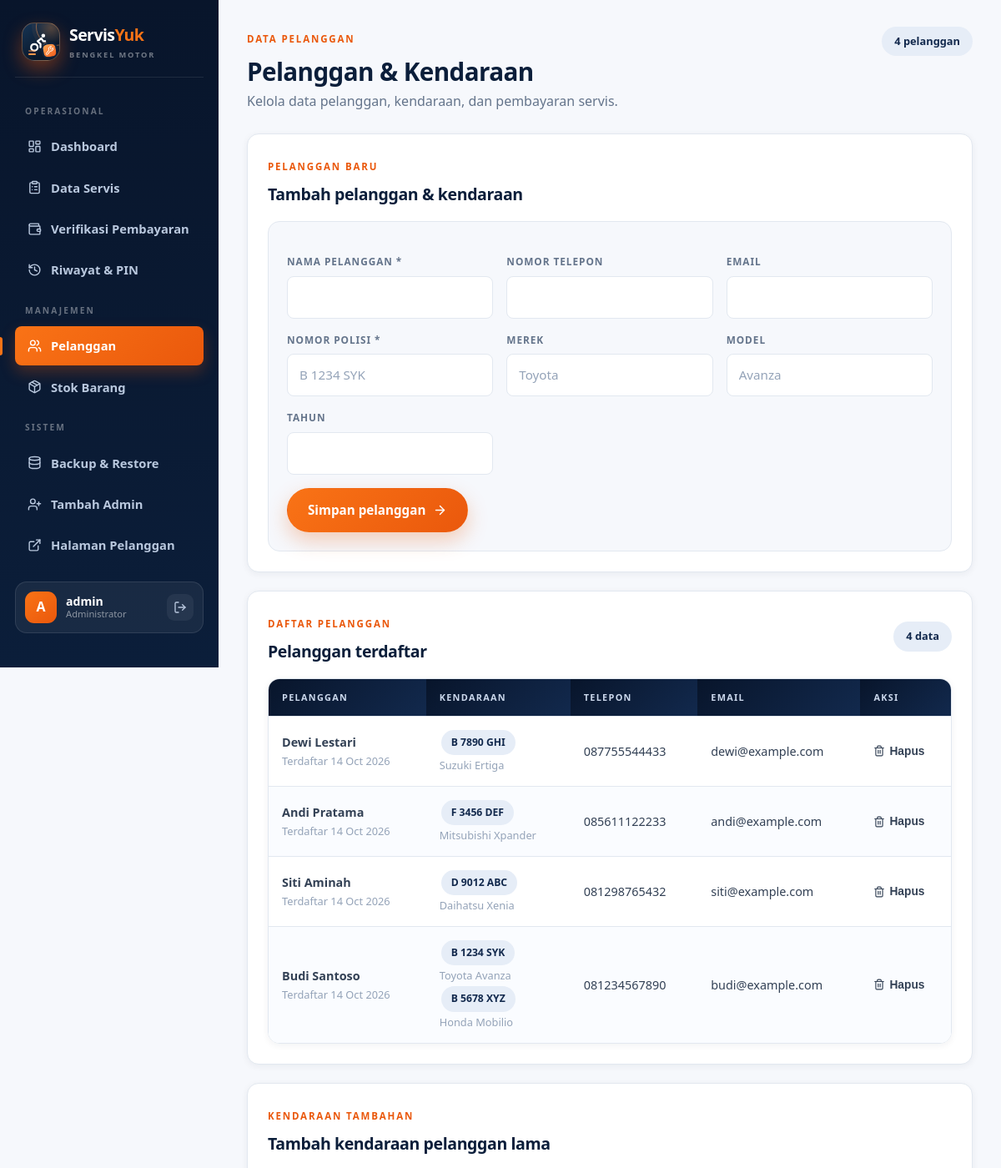
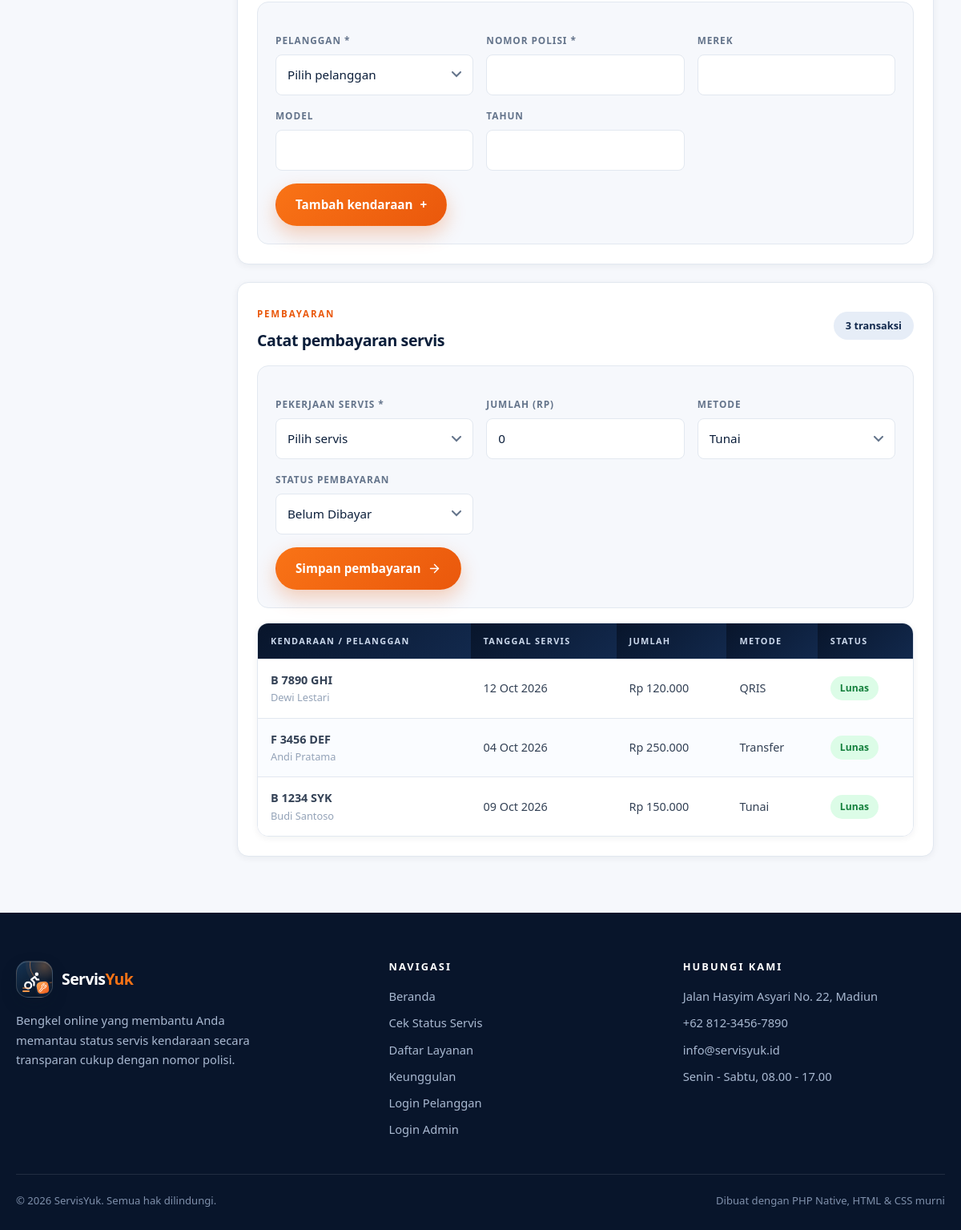
/backend/admin/pelanggan.php (signed in), run on the app's committed database (2 pictures, top to bottom).
### tables this page shows
CREATE TABLE IF NOT EXISTS customers (
 id INT UNSIGNED AUTO_INCREMENT PRIMARY KEY,
 name VARCHAR(120) NOT NULL,
 phone VARCHAR(30) DEFAULT NULL,
 email VARCHAR(120) DEFAULT NULL,
 created_at TIMESTAMP DEFAULT CURRENT_TIMESTAMP
);

CREATE TABLE IF NOT EXISTS vehicles (
 id INT UNSIGNED AUTO_INCREMENT PRIMARY KEY,
 customer_id INT UNSIGNED NOT NULL,
 plate_number VARCHAR(20) NOT NULL,
 brand VARCHAR(80) DEFAULT NULL,
 model VARCHAR(80) DEFAULT NULL,
 year SMALLINT UNSIGNED DEFAULT NULL,
 created_at TIMESTAMP DEFAULT CURRENT_TIMESTAMP,
 UNIQUE KEY unique_plate_number (plate_number),
 CONSTRAINT fk_vehicles_customer FOREIGN KEY (customer_id) REFERENCES customers(id) ON DELETE CASCADE
);

CREATE TABLE IF NOT EXISTS payments (
 id INT UNSIGNED AUTO_INCREMENT PRIMARY KEY,
 service_record_id INT UNSIGNED NOT NULL,
 amount DECIMAL(12,2) NOT NULL DEFAULT 0,
 method ENUM('Tunai','Transfer','Kartu','QRIS') NOT NULL DEFAULT 'Tunai',
 status ENUM('Belum Dibayar','Menunggu Verifikasi','Lunas','Ditolak') NOT NULL DEFAULT 'Belum Dibayar',
 paid_at DATETIME DEFAULT NULL,
 proof_path VARCHAR(255) DEFAULT NULL,
 verified_at DATETIME DEFAULT NULL,
 verified_by INT UNSIGNED DEFAULT NULL,
 note VARCHAR(255) DEFAULT NULL,
 created_at TIMESTAMP DEFAULT CURRENT_TIMESTAMP,
 UNIQUE KEY unique_payment_service_record (service_record_id),
 CONSTRAINT fk_payments_service_record FOREIGN KEY (service_record_id) REFERENCES service_records(id) ON DELETE CASCADE
);

CREATE TABLE IF NOT EXISTS service_records (
 id INT UNSIGNED AUTO_INCREMENT PRIMARY KEY,
 vehicle_id INT UNSIGNED NOT NULL,
 service_type_id INT UNSIGNED DEFAULT NULL,
 description TEXT DEFAULT NULL,
 status ENUM('Menunggu Pemeriksaan','Sedang Diperbaiki','Menunggu Suku Cadang','Selesai','Siap Diambil','Dibatalkan') NOT NULL DEFAULT 'Menunggu Pemeriksaan',
 service_date DATE NOT NULL,
 estimated_done DATETIME DEFAULT NULL,
 cost DECIMAL(12,2) NOT NULL DEFAULT 0,
 completed_at DATETIME DEFAULT NULL,
 created_at TIMESTAMP DEFAULT CURRENT_TIMESTAMP,
 KEY idx_service_records_vehicle (vehicle_id),
 KEY idx_service_records_status (status),
 CONSTRAINT fk_service_records_vehicle FOREIGN KEY (vehicle_id) REFERENCES vehicles(id) ON DELETE CASCADE,
 CONSTRAINT fk_service_records_type FOREIGN KEY (service_type_id) REFERENCES service_types(id) ON DELETE SET NULL
);

### backend/includes/functions.php (called while the page is built, shortened)
<?php
require_once __DIR__ . '/icons.php';
function e(mixed $value): string
{
    return htmlspecialchars((string) ($value ?? ''), ENT_QUOTES | ENT_SUBSTITUTE, 'UTF-8');
}
function rupiah(float|int|string|null $amount): string
{
    return 'Rp ' . number_format((float) $amount, 0, ',', '.');
}
function status_class(string $status): string
{
    return match ($status) {
        'Selesai', 'Siap Diambil', 'Lunas' => 'status-success',
        'Menunggu Pemeriksaan', 'Menunggu Suku Cadang', 'Belum Dibayar' => 'status-pending',
        'Sedang Diperbaiki', 'Menunggu Verifikasi' => 'status-info',
        'Dibatalkan', 'Ditolak', 'Tidak Ditemukan' => 'status-muted',
        default => 'status-info',
    };
}
function payment_statuses(): array
{
    return ['Belum Dibayar', 'Menunggu Verifikasi', 'Lunas', 'Ditolak'];
}

### backend/admin/pelanggan.php (the view, shortened to what this page needs)
<?php
require_once __DIR__ . '/../includes/functions.php';
$pdo = db();
$customers = $pdo->query(
    'SELECT c.id, c.name, c.phone, c.email, c.created_at,
            COUNT(v.id) AS vehicle_count
     FROM customers c
     LEFT JOIN vehicles v ON v.customer_id = c.id
     GROUP BY c.id
     ORDER BY c.id DESC'
)->fetchAll();
$vehicles = $pdo->query(
    'SELECT v.id, v.plate_number, v.brand, v.model, v.year, v.customer_id, c.name AS customer_name
     FROM vehicles v JOIN customers c ON c.id = v.customer_id
     ORDER BY v.plate_number'
)->fetchAll();
$records = $pdo->query(
    'SELECT sr.id, sr.service_date, sr.cost, sr.status, v.plate_number, c.name AS customer_name
     FROM service_records sr
     JOIN vehicles v ON v.id = sr.vehicle_id
     JOIN customers c ON c.id = v.customer_id
     ORDER BY sr.service_date DESC, sr.id DESC'
)->fetchAll();
$payments = $pdo->query(
    'SELECT p.id, p.service_record_id, p.amount, p.method, p.status, p.paid_at,
            v.plate_number, c.name AS customer_name, sr.service_date
     FROM payments p
     JOIN service_records sr ON sr.id = p.service_record_id
     JOIN vehicles v ON v.id = sr.vehicle_id
     JOIN customers c ON c.id = v.customer_id
     ORDER BY p.id DESC'
)->fetchAll();
$vehiclesByCustomer = [];
foreach ($vehicles as $vehicle) {
    $vehiclesByCustomer[(int) $vehicle['customer_id']][] = $vehicle;
}
require __DIR__ . '/../includes/header.php';
?>
<div class="dashboard-shell">
<?php require __DIR__ . '/includes/sidebar.php'; ?>
<div class="dashboard-content">
    <div class="dashboard-topline">
        <div>
            <span class="eyebrow">DATA PELANGGAN</span>
            <h1>Pelanggan &amp; Kendaraan</h1>
            <p>Kelola data pelanggan, kendaraan, dan pembayaran servis.</p>
        </div>
        <span class="date-chip"><?= count($customers) ?> pelanggan</span>
    </div>
    <section class="admin-section">
        <div class="section-heading"><div><span class="eyebrow">PELANGGAN BARU</span><h2>Tambah pelanggan &amp; kendaraan</h2></div></div>
        <form class="admin-form form-card" method="post">
            <div class="form-grid">
                <div><label>NAMA PELANGGAN *</label><input class="text-input" name="name" required></div>
                <div><label>NOMOR TELEPON</label><input class="text-input" name="phone" type="tel"></div>
                <div><label>EMAIL</label><input class="text-input" name="email" type="email"></div>
                <div><label>NOMOR POLISI *</label><input class="text-input" name="plate_number" placeholder="B 1234 SYK" required></div>
                <div><label>MEREK</label><input class="text-input" name="brand" placeholder="Toyota"></div>
                <div><label>MODEL</label><input class="text-input" name="model" placeholder="Avanza"></div>
                <div><label>TAHUN</label><input class="text-input" name="year" type="number" min="1900" max="<?= date('Y') + 1 ?>"></div>
            </div>
            <button class="button button-primary" type="submit">Simpan pelanggan <?= icon('arrow-right') ?></button>
        </form>
    </section>
    <section class="admin-section">
        <div class="section-heading">
            <div><span class="eyebrow">DAFTAR PELANGGAN</span><h2>Pelanggan terdaftar</h2></div>
            <span class="count-chip"><?= count($customers) ?> data</span>
        </div>
        <div class="table-wrap">
            <table>
                <thead><tr><th>PELANGGAN</th><th>KENDARAAN</th><th>TELEPON</th><th>EMAIL</th><th>AKSI</th></tr></thead>
                <tbody>
                    <?php foreach ($customers as $customer): ?>
                        <tr>
                            <td><strong><?= e($customer['name']) ?></strong><small class="table-sub">Terdaftar <?= e(date('d M Y', strtotime($customer['created_at']))) ?></small></td>
                            <td>
                                <?php $list = $vehiclesByCustomer[(int) $customer['id']] ?? []; ?>
                                <?php if (!$list): ?>
                                    <span class="text-muted">Belum ada kendaraan</span>
                                <?php else: ?>
                                    <?php foreach ($list as $vehicle): ?>
                                        <span class="status-badge status-info" style="margin:2px"><?= e($vehicle['plate_number']) ?></span>
                                        <small class="table-sub"><?= e(trim(($vehicle['brand'] ?? '') . ' ' . ($vehicle['model'] ?? ''))) ?></small>
                                    <?php endforeach; ?>
                                <?php endif; ?>
                            </td>
                            <td><?= e($customer['phone'] ?: '—') ?></td>
                            <td><?= e($customer['email'] ?: '—') ?></td>
                            <td>
                                <form method="post" class="inline-stock-form" data-confirm="Hapus pelanggan ini beserta kendaraan dan seluruh riwayat servisnya?">
                                    <button class="text-button" type="submit" style="color:var(--red)"><?= icon('trash-2') ?> Hapus</button>
                                </form>
                            </td>
                        </tr>
                    <?php endforeach; ?>
                </tbody>
            </table>
        </div>
    </section>
    <section class="admin-section">
        <div class="section-heading"><div><span class="eyebrow">KENDARAAN TAMBAHAN</span><h2>Tambah kendaraan pelanggan lama</h2></div></div>
        <?php if (!$customers): ?>
            <div class="inline-note">Tambahkan pelanggan terlebih dahulu.</div>
        <?php else: ?>
            <form class="admin-form form-card" method="post">
                <div class="form-grid">
                    <div>
                        <label>PELANGGAN *</label>
                        <select class="text-input" name="customer_id" required>
                            <option value="">Pilih pelanggan</option>
                        </select>
                    </div>
                    <div><label>NOMOR POLISI *</label><input class="text-input" name="plate_number" required></div>
                    <div><label>MEREK</label><input class="text-input" name="brand"></div>
                    <div><label>MODEL</label><input class="text-input" name="model"></div>
                    <div><label>TAHUN</label><input class="text-input" name="year" type="number" min="1900" max="<?= date('Y') + 1 ?>"></div>
                </div>
                <button class="button button-primary" type="submit">Tambah kendaraan <span>+</span></button>
            </form>
        <?php endif; ?>
    </section>
    <section class="admin-section">
        <div class="section-heading"><div><span class="eyebrow">PEMBAYARAN</span><h2>Catat pembayaran servis</h2></div><span class="count-chip"><?= count($payments) ?> transaksi</span></div>
        <form class="admin-form form-card" method="post">
            <?php if (!$records): ?>
                <div class="inline-note">Tambahkan catatan servis terlebih dahulu melalui menu Data Servis.</div>
            <?php else: ?>
                <div class="form-grid">
                    <div>
                        <label>PEKERJAAN SERVIS *</label>
                        <select class="text-input" name="payment_service_id" required>
                            <option value="">Pilih servis</option>
                        </select>
                    </div>
                    <div><label>JUMLAH (RP)</label><input class="text-input" name="amount" type="number" min="0" step="1000" value="0"></div>
                    <div>
                        <label>METODE</label>
                        <select class="text-input" name="payment_method"><?php foreach (['Tunai', 'Transfer', 'Kartu', 'QRIS'] as $method): ?><option><?= e($method) ?></option><?php endforeach; ?></select>
                    </div>
                    <div>
                        <label>STATUS PEMBAYARAN</label>
                        <select class="text-input" name="payment_status"><?php foreach (payment_statuses() as $paymentStatus): ?><option><?= e($paymentStatus) ?></option><?php endforeach; ?></select>
                    </div>
                </div>
                <button class="button button-primary" type="submit">Simpan pembayaran <?= icon('arrow-right') ?></button>
            <?php endif; ?>
        </form>
        <div class="table-wrap" style="margin-top:18px">
            <table>
                <thead><tr><th>KENDARAAN / PELANGGAN</th><th>TANGGAL SERVIS</th><th>JUMLAH</th><th>METODE</th><th>STATUS</th></tr></thead>
                <tbody>
                    <?php foreach ($payments as $payment): ?>
                        <tr>
                            <td><strong><?= e($payment['plate_number']) ?></strong><small class="table-sub"><?= e($payment['customer_name']) ?></small></td>
                            <td><?= e(date('d M Y', strtotime($payment['service_date']))) ?></td>
                            <td><?= rupiah($payment['amount']) ?></td>
                            <td><?= e($payment['method']) ?></td>
                            <td><span class="status-badge <?= status_class($payment['status']) ?>"><?= e($payment['status']) ?></span></td>
                        </tr>
                    <?php endforeach; ?>
                </tbody>
            </table>
        </div>
    </section>
</div>
</div>
<?php require __DIR__ . '/../includes/footer.php'; ?>

### backend/includes/icons.php (shortened to what this page needs)
<?php
function icon(string $name, string $class = ''): string
{
    $name = preg_replace('/[^a-z0-9-]/', '', strtolower($name)) ?? '';
    $class = $class !== '' ? ' icon ' . trim($class) : ' icon';
    return '<svg class="' . trim($class) . '" aria-hidden="true" focusable="false">'
        . '<use href="#ic-' . $name . '"></use></svg>';
}

### data on the page
customers: name "Dewi Lestari", created_at "14 Oct 2026", phone "087755544433", email "dewi@example.com"
vehicles: plate_number "B 7890 GHI", brand+model "Suzuki Ertiga"
customers: name "Andi Pratama", created_at "14 Oct 2026", phone "085611122233", email "andi@example.com"
vehicles: plate_number "F 3456 DEF", brand+model "Mitsubishi Xpander"
customers: name "Siti Aminah", created_at "14 Oct 2026", phone "081298765432", email "siti@example.com"
vehicles: plate_number "D 9012 ABC", brand+model "Daihatsu Xenia"
customers: name "Budi Santoso", created_at "14 Oct 2026", phone "081234567890", email "budi@example.com"
vehicles: plate_number "B 1234 SYK", brand+model "Toyota Avanza"
vehicles: plate_number "B 5678 XYZ", brand+model "Honda Mobilio"
payments: vehicles.plate_number "B 7890 GHI", customers.name "Dewi Lestari", service_record.service_date "12 Oct 2026", amount "Rp 120.000", method "QRIS", status "Lunas"
payments: vehicles.plate_number "F 3456 DEF", customers.name "Andi Pratama", service_record.service_date "04 Oct 2026", amount "Rp 250.000", method "Transfer", status "Lunas"
payments: vehicles.plate_number "B 1234 SYK", customers.name "Budi Santoso", service_record.service_date "09 Oct 2026", amount "Rp 150.000", method "Tunai", status "Lunas"

### other printed values
$label "OPERASIONAL"
$item[2] "Dashboard"
$item[2] "Data Servis"
$item[2] "Verifikasi Pembayaran"
$item[2] "Riwayat & PIN"
$label "MANAJEMEN"
$item[2] "Pelanggan"
$item[2] "Stok Barang"
$label "SISTEM"
$item[2] "Backup & Restore"
$item[2] "Tambah Admin"
$item[2] "Halaman Pelanggan"
$adminInitial "A"
$adminName "admin"
count($customers) "4"
